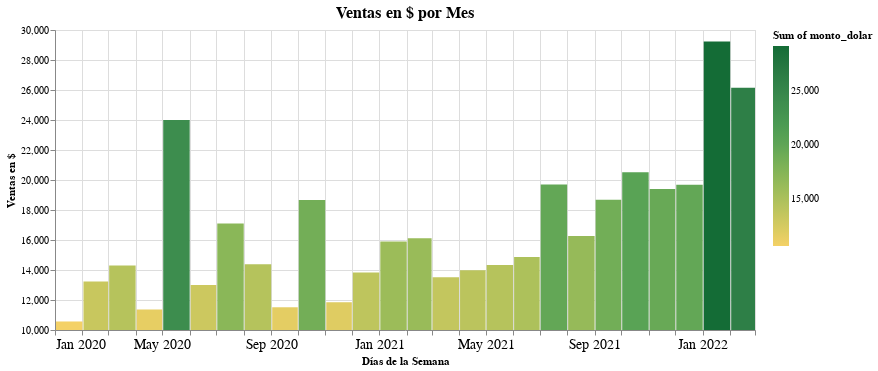

Notebook code cell kept with this figure:
### Code cell
barras = alt.Chart(df_ventas_dol).mark_bar().encode(
                x=alt.X('yearmonth(fecha):T', title='Días de la Semana', axis = alt.Axis(labelAngle=0, labelFontSize=14)),
                y=alt.Y('sum(monto_dolar):Q', title = 'Ventas en $', scale=alt.Scale(zero=False), 
                  axis = alt.Axis(grid=True, titleAnchor='middle', titleAngle = 270, labelFontSize=10)),
                color=alt.Color(
                    'sum(monto_dolar):Q', scale=alt.Scale(scheme='goldgreen')),
                tooltip=[
                    alt.Tooltip('yearmonth(fecha):T', title='Día'),
                    alt.Tooltip('sum(monto_dolar):Q', title='Ventas en $'),
                    alt.Tooltip('sum(cantidad):Q', title='Volumen de Venta')],
                ).properties(title='Ventas en $ por Mes',
                             width=700, 
                             height=300
                ).configure_title(
                    fontSize = 16,
                    anchor = 'middle',
                ).interactive()
barras

### Figure 1 — Vega-Lite specification as saved in the notebook (floating-point values rounded to 4 significant figures; data arrays with more than 128 entries replaced by an {"elided": "..."} marker saying what was removed)
{"config": {"view": {"continuousWidth": 400, "continuousHeight": 300}, "title": {"anchor": "middle", "fontSize": 16}}, "data": {"name": "data-a7ec29a1c52efe8cf6aaf89c57d87266"}, "mark": "bar", "encoding": {"color": {"aggregate": "sum", "field": "monto_dolar", "scale": {"scheme": "goldgreen"}, "type": "quantitative"}, "tooltip": [{"field": "fecha", "timeUnit": "yearmonth", "title": "Día", "type": "temporal"}, {"aggregate": "sum", "field": "monto_dolar", "title": "Ventas en $", "type": "quantitative"}, {"aggregate": "sum", "field": "cantidad", "title": "Volumen de Venta", "type": "quantitative"}], "x": {"axis": {"labelAngle": 0, "labelFontSize": 14}, "field": "fecha", "timeUnit": "yearmonth", "title": "Días de la Semana", "type": "temporal"}, "y": {"aggregate": "sum", "axis": {"grid": true, "labelFontSize": 10, "titleAnchor": "middle", "titleAngle": 270}, "field": "monto_dolar", "scale": {"zero": false}, "title": "Ventas en $", "type": "quantitative"}}, "height": 300, "selection": {"selector001": {"type": "interval", "bind": "scales", "encodings": ["x", "y"]}}, "title": "Ventas en $ por Mes", "width": 700, "$schema": "https://vega.github.io/schema/vega-lite/v4.17.0.json", "datasets": {"data-a7ec29a1c52efe8cf6aaf89c57d87266": {"elided": "612 records"}}}
